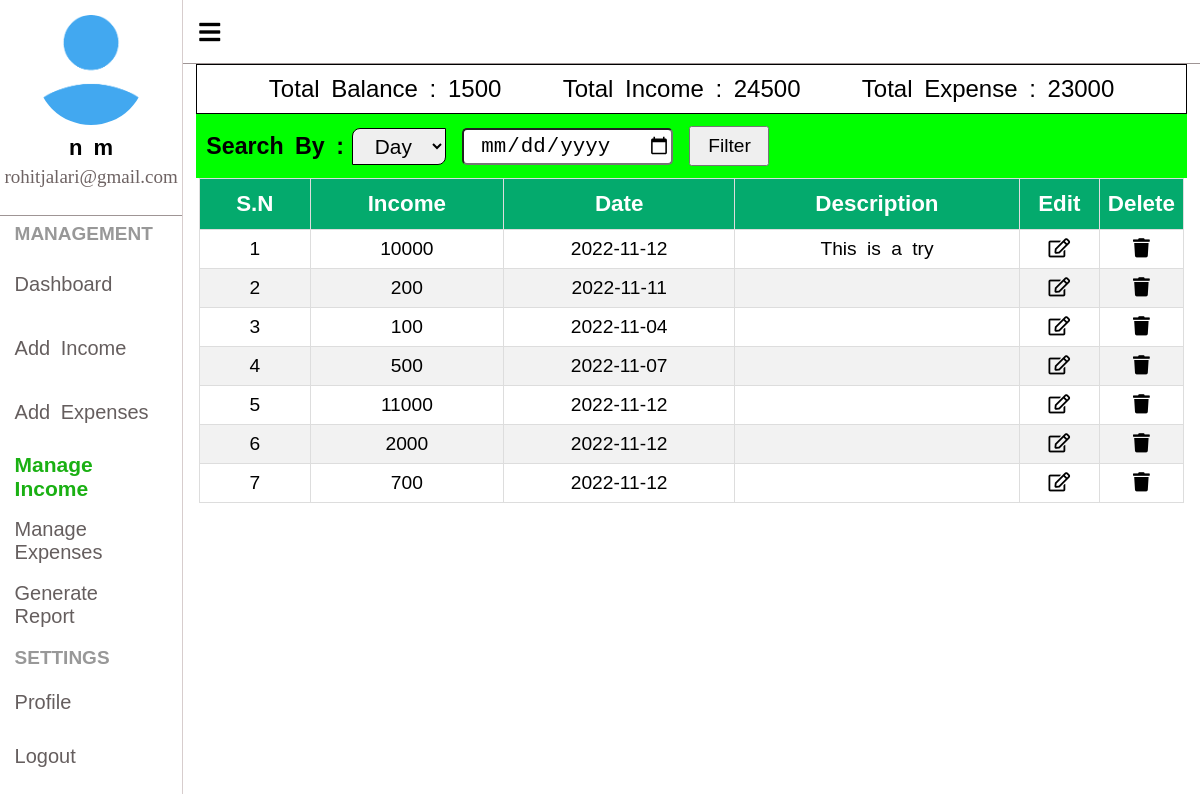
Page /manageIncome.php (signed in) on the committed database.
### tables this page shows
CREATE TABLE `income` (
  `income_id` int(5) NOT NULL,
  `user_id` int(5) NOT NULL,
  `income` float NOT NULL,
  `date` date NOT NULL,
  `description` varchar(150) NOT NULL
);

### manageIncome.php (the view, shortened to what this page needs)
<?php
require_once "dbCon.php";
$userId = $_SESSION['userId'];
$incomeQuery = mysqli_query($con, " SELECT * FROM `income` WHERE `user_id` = '$userId' ");
$totalIncomeQuery = "SELECT SUM(`income`) FROM `income` WHERE `user_id` = '$userId' ";
$totalExpenseQuery = "SELECT SUM(`expense`) FROM `expense` WHERE `user_id` = '$userId' ";
$totalIncomeSearch = mysqli_query($con,$totalIncomeQuery);
$totalExpenseSearch = mysqli_query($con,$totalExpenseQuery);
$totalIncome = mysqli_fetch_row($totalIncomeSearch)[0];
$totalExpense = mysqli_fetch_row($totalExpenseSearch)[0];
?>
<!DOCTYPE html>
<html>
<head>
</head>
<link rel="stylesheet" type="text/css" href="CSS/leftContainer.css">
<link rel="stylesheet" type="text/css" href="CSS/manageIncome.css">
<link rel="stylesheet" type="text/css" href="CSS/filter.css">
<link rel="stylesheet" type="text/css" href="FONTS/fontAwesome/css/all.css">
<body>
	<?php
	if($_SESSION['loggedIn'] === true) { ?>
		<div class="body-container">
			<?php
			include('bodyLeftContainer.php');
			?>
			<div class="body-right-container">
				<div class="slide-bar">
					<i id="slideBar" class="fa fa-bars"></i>
				</div>
				<div class="balance-detail">
					<div class="balance-item">
						Total Balance : <span id="totalBalance"><?= $totalIncome-$totalExpense ?></span>
					</div>
					<div class="balance-item">
						Total Income : <span id="totalIncome"><?= $totalIncome ?></span>
					</div>
					<div class="balance-item">
						Total Expense : <span id="totalExpense"><?= $totalExpense ?></span>
					</div>
				</div>
				<?php
				if( ($a = mysqli_fetch_assoc($incomeQuery) ) == null){ ?>
					<div class="manage-income-wrapper">
						<div class="empty-detail">
							Please add Income Detail
						</div>
					</div>
				<?php } else { ?>
					<div class="filter-body">
						<form action="filterIncome.php" method="POST">
							<div class="filter-dropdown">
								<label>
									Search By :
								</label>
								<select id="filterDropdown" value="Select" name="select">
									<option value="day">Day</option>
								</select>
							</div>
							<div class="filter-option">
								<div class="filter-option-element">
									<input type="date" name="filterDate" id="filterDate">
								</div>
							</div>
							<div>
								<button  id="filterSubmit">
									Filter
								</button>
							</div>
						</form>
					</div>
					<div class="manage-income-wrapper">
						<table>
							<thead>
								<tr>
									<th>S.N</th>
									<th>Income</th>
									<th>Date</th>
									<th>Description</th>
									<th class="option">Edit</th>
									<th class="option">Delete</th>
								</tr>
							</thead>
							<tbody>
								<?php
								$count = 1;
								do {?>
									<tr>
										<td><?=$count?></td>
										<td><?=$a['income']?></td>
										<td><?=$a['date']?></td>
										<td><?=ucfirst($a['description'])?></td>
										<td><a href="updateIncome.php?update=<?=$a['income_id'];?>"><i class="far fa-edit"></i></a></td>
										<td><a href="deleteIncome.php?delete=<?=$a['income_id'];?>"><i class="fas fa-trash"></i></a></td>
									</tr>
									<?php $count++;
								} while ($a = mysqli_fetch_assoc($incomeQuery)) ?>
							</tbody>
						</table>
					</div>
				<?php }
				?>
			</div>
		</div>
	<?php } else { ?>
		<script>
			location.replace("login.php");
		</script>
	<?php } ?>
</body>
</html>

### CSS/leftContainer.css (style rules this page uses)
* { box-sizing: border-box; padding: 0; margin: 0; word-spacing: 5px; }
.body-container { height: 100vh; width: 100vw; display: flex; justify-content: center; align-items: center; }
.slide-bar { display: flex; justify-content: flex-start; align-items: center; width: 100%; height: 8vh; border-bottom: 1px solid #9F9595; padding: 1rem; position: sticky; top: 0; background-color: white; }
.slide-bar > i { font-size: 1.5rem; cursor: pointer; }
.body-right-container { height: 100vh; width: 100%; display: flex; flex-direction: column; justify-content: flex-start; align-items: center; }
.balance-detail { border: 1px solid black; padding: 1%; display: flex; justify-content: space-evenly; align-items: center; font-size: 1.5rem; font-family: sans-serif; }

### CSS/manageIncome.css (style rules this page uses)
.manage-income-wrapper { height: fit-content; min-height: 70vh; width: 100%; display: flex; justify-content: center; align-items: flex-start; padding: 0 1rem; }
.balance-detail { width: 97.4%; border: 1px solid black; padding: 1%; display: flex; justify-content: space-evenly; align-items: center; font-size: 1.5rem; font-family: sans-serif; }
table { width: 100%; border-collapse: collapse; font-family: Arial; text-align: center; }
th,td { border: 1px solid #ddd; padding: 0.5rem; font-size: 1.2rem; }
td a { color: black; }
th { padding-top: 12px; padding-bottom: 12px; font-size: 1.4rem; background-color: #04AA6D; color: white; }
tr:nth-child(even) { background-color: #f2f2f2; }
.option { width: 5rem; }

### CSS/filter.css (style rules this page uses)
.filter-body { width: 97.4%; }
form { display: flex; justify-content: flex-start; align-items: center; width: 100%; background-color: lime; height: 4rem; padding: 1%; }
form button { font-size: 1.2rem; cursor: pointer; height: 2.5rem; margin-left: 1rem; width: 5rem; }
.filter-dropdown { width: 15rem; display: flex; justify-content: center; align-items: center; }
.filter-dropdown label { width: 15rem; font-size: 1.45rem; font-family: sans-serif; font-weight: bold; }
.filter-dropdown select { width: 8rem; height: 2.3rem; font-size: 1.3rem; text-align: center; border-radius: 0.5rem 0 0.5rem 0; border: 1px solid black; cursor: pointer; }
.filter-option-element input, .date-element input { font-size: 1.2rem; border-radius: 5px; width: 13.2rem; height: 2.3rem; padding-left: 1rem; font-size: 1.3rem; cursor: pointer; }
.filter-option-element { margin-left: 1rem; }

### rows in the picture
income: income "10000", date "2022-11-12", description "This is a try"
income: income "200", date "2022-11-11"
income: income "100", date "2022-11-04"
income: income "500", date "2022-11-07"
income: income "11000", date "2022-11-12"
income: income "2000", date "2022-11-12"
income: income "700", date "2022-11-12"

### other values in the picture
$_SESSION['userFirstName'] "n"
$_SESSION['userLastName'] "m"
$_SESSION['userEmail'] "rohitjalari@gmail.com"
$totalIncome-$totalExpense "1500"
$totalIncome "24500"
$totalExpense "23000"
